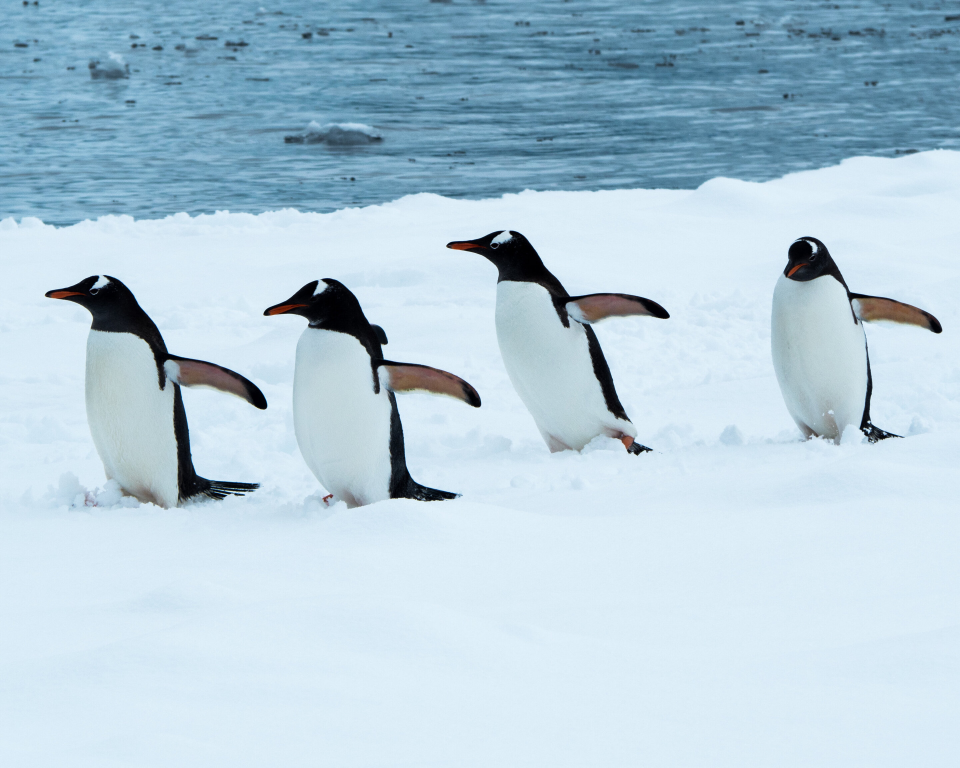
#> input picture lab1-1/penquin.jpg, 2880 x 2303 px (shown at 1/3 size)
$ python opencv_rgb.py
#> lines starting #> are read from the running program, lines starting #| are printed output that depends on the picture
#!/usr/bin/python
# coding:utf-8

import cv2
import numpy as np

image = cv2.imread("penquin.jpg")
#> image is the input picture: shape (2303, 2880, 3); mean B, G, R 218.1, 203.7, 179.2
# newimg = cv2.resize(image, (600, 400))
# cv2.imwrite("origin.jpg", image)
# image_1 = cv2.imread("origin.jpg")
image_1a = cv2.resize(image, (600, 400))
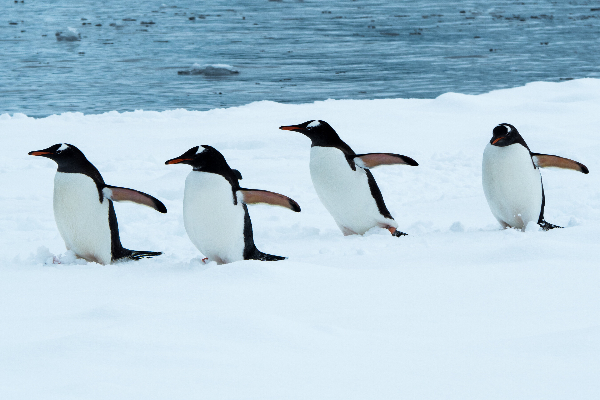
#> image_1a: shape (400, 600, 3); mean B, G, R 218, 203.6, 179.1

zeros = np.zeros(image_1a.shape[:2], dtype="uint8")
(B,G,R) = cv2.split(image_1a)
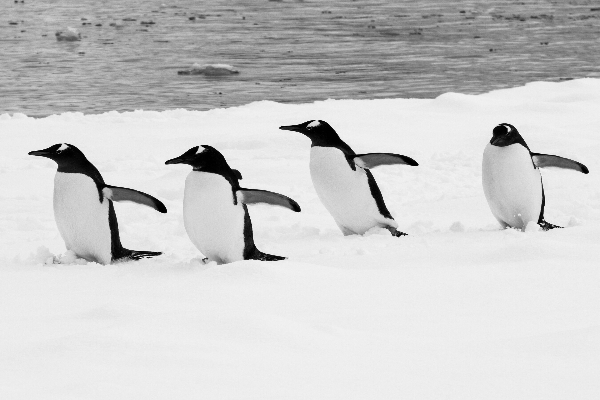
#> G: shape (400, 600); min 0, max 249, mean 203.6
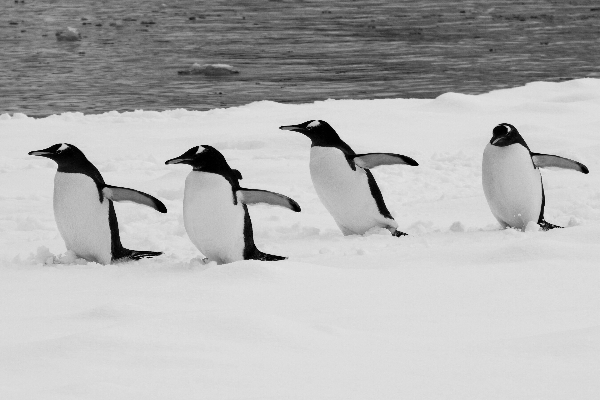
#> R: shape (400, 600); min 0, max 237, mean 179.1
R = cv2.merge([zeros, zeros, R])
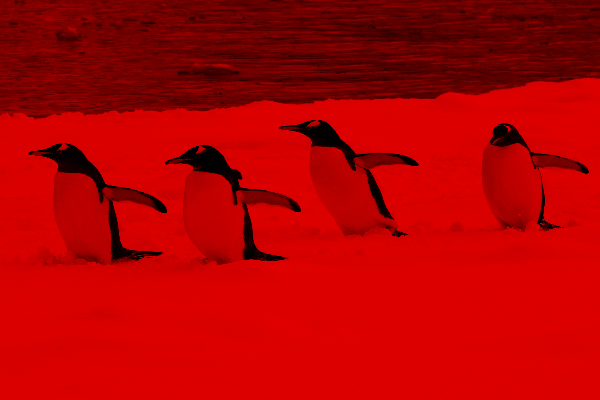
#> R: shape (400, 600, 3); mean of channels 0, 1, 2 0, 0, 179.1; drawn as B, G, R
G = cv2.merge([zeros, G, zeros])
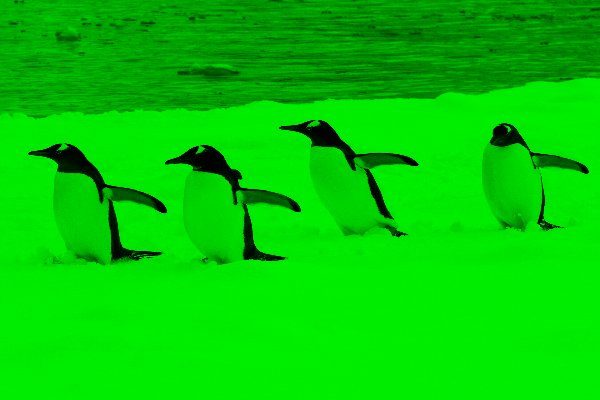
#> G: shape (400, 600, 3); mean of channels 0, 1, 2 0, 203.6, 0; drawn as B, G, R
B = cv2.merge([B, zeros, zeros])
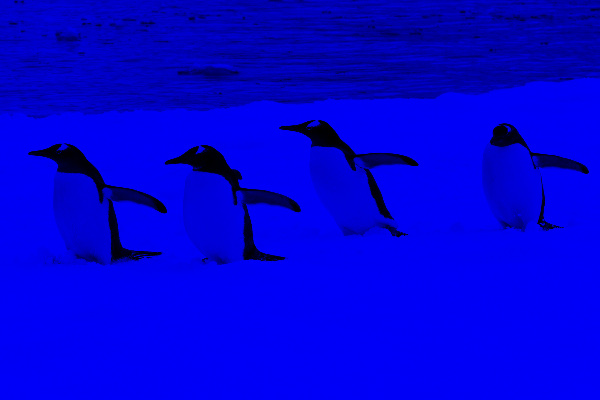
#> B: shape (400, 600, 3); mean of channels 0, 1, 2 218, 0, 0; drawn as B, G, R
rbg_split = np.concatenate((B,G,R),axis=1)
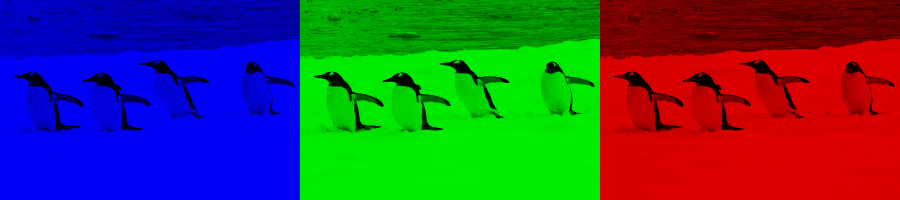
#> rbg_split: shape (400, 1800, 3) (shown at 1/2 size); mean of channels 0, 1, 2 72.7, 67.9, 59.7; drawn as B, G, R
cv2.imshow("Split RBG",rbg_split)

cv2.waitKey(0)
cv2.destroyAllWindows()

'''

cv2.imwrite("blue.jpg", B)
cv2.imwrite("green.jpg", G)
cv2.imwrite("red.jpg", R)
newimg_1 = cv2.imread("blue.jpg")
newimg_2 = cv2.imread("green.jpg")
newimg_3 = cv2.imread("blue.jpg")
newimg_1a = cv2.resize(newimg_1, (600, 400))
newimg_2a = cv2.resize(newimg_2, (600, 400))
newimg_3a = cv2.resize(newimg_3, (600, 400))

imghstack = np.hstack((image_1a, newimg_3a, newimg_2a, newimg_1a))
cv2.namedWindow("imghstack")
cv2.imshow("imghstack",imghstack)

if(cv2.waitKey(0)==27):
    cv2.destroyAllWindows()
'''
